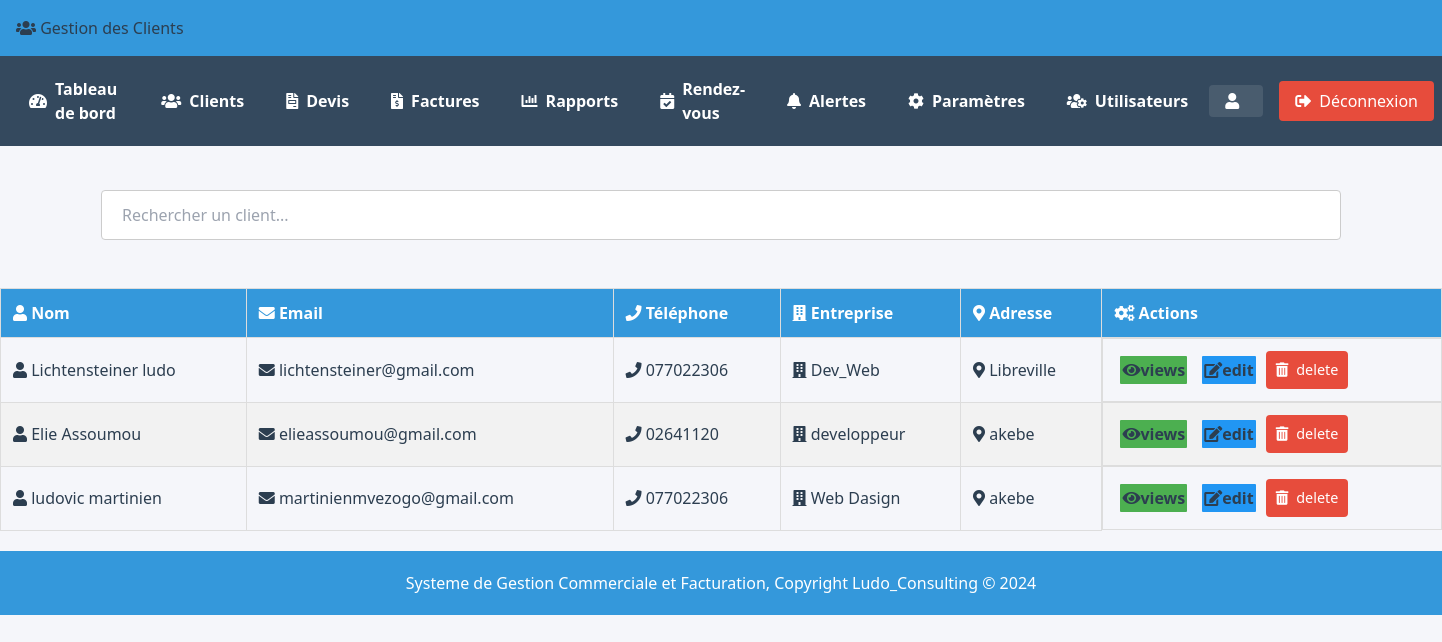
Page /Client.php on the committed database.
### tables this page shows
CREATE TABLE IF NOT EXISTS `clients` (
  `id` int NOT NULL AUTO_INCREMENT,
  `nom` varchar(100) NOT NULL,
  `email` varchar(100) NOT NULL,
  `telephone` varchar(20) NOT NULL,
  `adresse` text NOT NULL,
  `entreprise` varchar(100) DEFAULT NULL,
  `created_at` timestamp NULL DEFAULT CURRENT_TIMESTAMP,
  `updated_at` timestamp NULL DEFAULT CURRENT_TIMESTAMP ON UPDATE CURRENT_TIMESTAMP,
  PRIMARY KEY (`id`)
);

### Client.php (the view, shortened to what this page needs)
<?php
include './config/db.php';
$clients = [];
$sql = "SELECT * FROM clients";
try {
    $stmt = $pdo->query($sql);
    $clients = $stmt->fetchAll(PDO::FETCH_ASSOC);
} catch (PDOException $e) {
    die("Erreur lors de la récupération des clients : " . $e->getMessage());
}
?>
<!DOCTYPE html>
<html lang="fr">
<head>
  <link rel="stylesheet" href="https://cdnjs.cloudflare.com/ajax/libs/font-awesome/6.4.0/css/all.min.css">
  <script src="https://cdn.tailwindcss.com"></script>
  <link rel="stylesheet" href="https://cdnjs.cloudflare.com/ajax/libs/font-awesome/5.15.3/css/all.min.css">
  <link rel="stylesheet" href="./asset/bouton.css">
  <link rel="stylesheet" href="./asset/CLient.css">
</head>
<body>
  <header>
    <h1><i class="fas fa-users"></i> Gestion des Clients</h1>
  </header>
  <?php
  include 'composant/nav.php';
  ?>
        <div>
          <table id="clientsTable">
          <div class="container mx-auto mt-4">
          <input type="text" id="searchBar" placeholder="Rechercher un client...">
            <thead>
              <tr>
                <th><i class="fas fa-user"></i> Nom</th>
                <th><i class="fas fa-envelope"></i> Email</th>
                <th><i class="fas fa-phone"></i> Téléphone</th>
                <th><i class="fas fa-building"></i> Entreprise</th>
                <th><i class="fas fa-map-marker-alt"></i> Adresse</th>
                <th><i class="fas fa-cogs"></i> Actions</th>
              </tr>
            </thead>
            <tbody>
              <?php foreach ($clients as $client): ?>
                <tr>
                  <td><i class="fas fa-user"></i> <?= htmlspecialchars($client['nom']) ?></td>
                  <td><i class="fas fa-envelope"></i> <?= htmlspecialchars($client['email']) ?></td>
                  <td><i class="fas fa-phone"></i> <?= htmlspecialchars($client['telephone']) ?></td>
                  <td><i class="fas fa-building"></i> <?= htmlspecialchars($client['entreprise']) ?></td>
                  <td><i class="fas fa-map-marker-alt"></i> <?= htmlspecialchars($client['adresse']) ?></td>
                  <td class="action-buttons">
                      <a href="./views_clients.php?id=<?= $client['id'] ?>" class="views-button"><i class="fas fa-eye"></i> views</a>
                      <a href="./edit_clients.php?id=<?= $client['id'] ?>" class="edit-button"><i class="fas fa-edit"></i> edit</a>
                      <button class="delete-button" onclick="confirmDelete(<?= $client['id'] ?>)"><i class="fas fa-trash-alt"></i>delete</button>
                  </td>
                </tr>
              <?php endforeach; ?>
            </tbody>
          </table>
        </div>
  <footer>
        <p>Systeme de Gestion Commerciale et Facturation, Copyright Ludo_Consulting &copy; 2024</p>
    </footer>
</body>
</html>

### asset/bouton.css (style rules this page uses)
a, button { display: inline-flex; align-items: center; padding: 2px 2px; margin: 5px; border: none; border-radius: 1px; text-decoration: none; color: white; font-weight: bold; transition: background-color 0.3s, transform 0.2s; }
.views-button { background-color: #4CAF50; }
.edit-button { background-color: #2196F3; }
.delete-button { background-color: #f44336; color: white; cursor: pointer; }

### asset/CLient.css (style rules this page uses)
:root { --primary-color: #3498db; --secondary-color: #2c3e50; --success-color: #2ecc71; --danger-color: #e74c3c; --light-gray: #f5f6fa; --dark-gray: #34495e; }
body { font-family: 'Segoe UI', Tahoma, Geneva, Verdana, sans-serif; margin: 0; padding: 0; background-color: var(--light-gray); color: var(--secondary-color); }
.container { max-width: 1200px; margin: 0 auto; padding: 20px; }
header { background-color: var(--primary-color); color: white; padding: 1rem; box-shadow: 0 2px 5px rgba(0,0,0,0.1); }
h1, h2, h3 { color: var(--secondary-color); }
input, select, textarea { margin-top: 5px; padding: 8px; border: 1px solid #ddd; border-radius: 4px; }
button { margin-top: 20px; padding: 10px; background-color: var(--primary-color); color: white; border: none; border-radius: 4px; cursor: pointer; transition: background-color 0.3s; display: flex; align-items: center; justify-content: center; }
button i { margin-right: 0.5rem; }
table { width: 100%; border-collapse: collapse; margin-top: 20px; }
th, td { border: 1px solid #ddd; padding: 12px; text-align: left; }
th { background-color: var(--primary-color); color: white; }
tr:nth-child(even) { background-color: #f2f2f2; }
.action-buttons { display: flex; gap: 5px; }
.action-buttons button { padding: 5px 10px; font-size: 0.9em; margin-top: 0; }
.delete-button { background-color: var(--danger-color); }

### Client.php (style rules this page uses)
#searchBar { width: 100%; padding: 12px 20px; margin: 8px 0; display: inline-block; border: 1px solid #ccc; border-radius: 4px; box-sizing: border-box; }
footer { padding: 20px; margin-top: 20px; color: #ffffff; background-color: #3498db; text-align: center; }

### rows in the picture
clients: nom "Lichtensteiner ludo", email "lichtensteiner@gmail.com", telephone "077022306", entreprise "Dev_Web", adresse "Libreville"
clients: nom "Elie Assoumou", email "elieassoumou@gmail.com", telephone "02641120", entreprise "developpeur", adresse "akebe"
clients: nom "ludovic martinien", email "martinienmvezogo@gmail.com", telephone "077022306", entreprise "Web Dasign", adresse "akebe"
